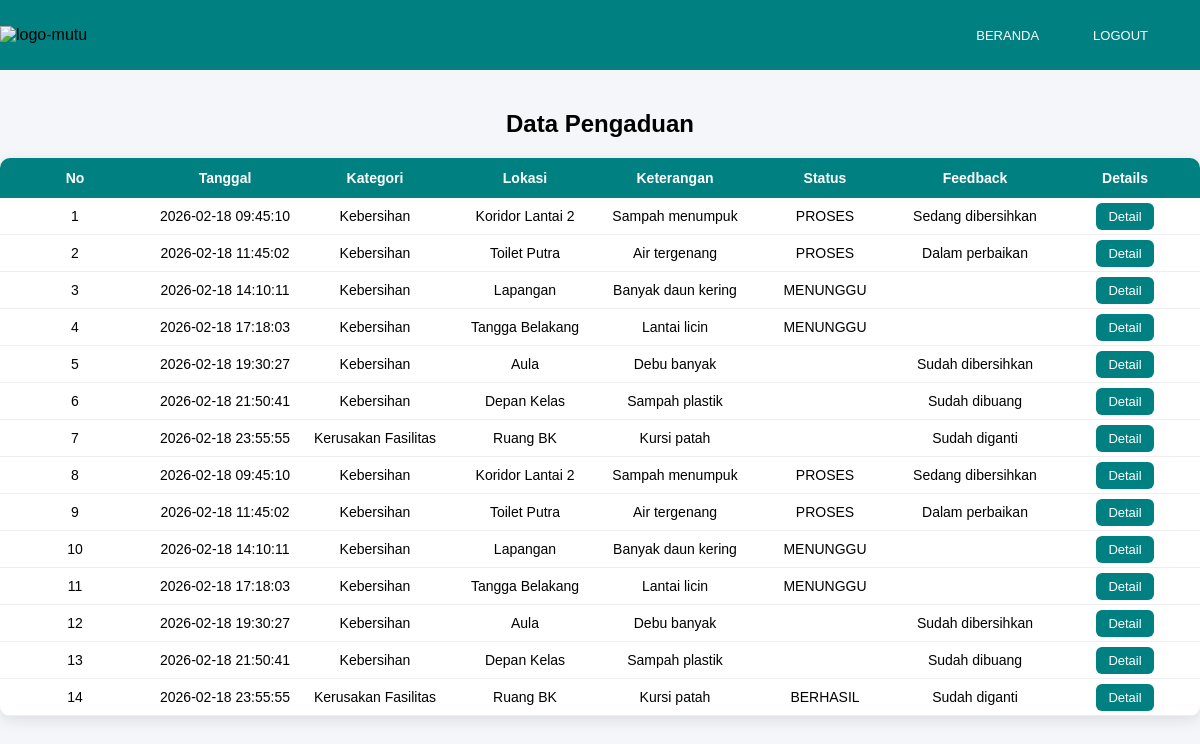
The page /users/data-pengaduan.php (signed in) on the database its author committed.
### tables this page shows
CREATE TABLE `laporan` (
  `id` int(11) NOT NULL,
  `id_user` int(11) NOT NULL,
  `kategori` varchar(50) NOT NULL,
  `lokasi` varchar(100) NOT NULL,
  `keterangan` text NOT NULL,
  `status` enum('PROSES','MENUNGGU','BERHASIL','') NOT NULL DEFAULT 'MENUNGGU',
  `feedback` text NOT NULL,
  `tanggal` datetime DEFAULT current_timestamp()
);

### users/data-pengaduan.php (the view, shortened to what this page needs)
<?php
include "../koneksi.php";
$id_user = $_SESSION['id'];
$query = mysqli_query(
    $koneksi,
    "SELECT * FROM laporan WHERE id_user='$id_user' ORDER BY id ASC"
);
?>
<!DOCTYPE html>
<html>
<head>
</head>
<body>
    <div class="header">
        <div class="logo"><img
                src="https://www.smkmutucikampek.sch.id/wp-content/uploads/2021/06/cropped-SMK-MUTU-500-x-160-px.png"
                alt="logo-mutu"></div>
        <div class="nav-menu">
            <ul>
                <a href="index.php">
                    <li>BERANDA</li>
                </a>
                <a href="../logout.php">
                    <li>LOGOUT</li>
                </a>
            </ul>
        </div>
    </div>
    <div class="container">
        <h2>Data Pengaduan</h2>
        <table>
            <tr>
                <th>No</th>
                <th>Tanggal</th>
                <th>Kategori</th>
                <th>Lokasi</th>
                <th>Keterangan</th>
                <th>Status</th>
                <th>Feedback</th>
                <th>Details</th>
            </tr>
            <?php $no = 1; ?>
            <?php while ($data = mysqli_fetch_assoc($query)) { ?>
                <tr>
                    <td>
                        <?= $no++; ?>
                    </td>
                    <td>
                        <?= $data['tanggal']; ?>
                    </td>
                    <td>
                        <?= $data['kategori']; ?>
                    </td>
                    <td>
                        <?= $data['lokasi']; ?>
                    </td>
                    <td>
                        <?= $data['keterangan']; ?>
                    </td>
                    <td>
                        <?= $data['status']; ?>
                    </td>
                    <td>
                        <?= $data['feedback']; ?>
                    </td>
                    <td>
                        <a href="detail-pengaduan.php?id=<?= $data['id']; ?>">
                            Detail
                        </a>
                    </td>
                </tr>
            <?php } ?>
        </table>
    </div>
</body>
</html>

### users/data-pengaduan.php (style rules this page uses)
* { margin: 0; padding: 0; }
body { font-family: Arial, sans-serif; background-color: #f4f6f9; }
.header { width: 100%; height: 70px; background-color: #008080; font-family: "Poppins", sans-serif; display: flex; align-items: center; }
.nav-menu { margin-left: auto; margin-right: 40px; }
.nav-menu ul { list-style: none; display: flex; gap: 30px; }
.nav-menu ul li { color: white; font-weight: 500; cursor: pointer; }
.logo img { height: 55px; width: auto; object-fit: contain; }
h2 { text-align: center; margin-bottom: 20px; }
table { width: 100%; border-collapse: collapse; background-color: white; border-radius: 10px; overflow: hidden; box-shadow: 0 4px 15px rgba(0, 0, 0, 0.1); }
th { background-color: #008080; color: white; padding: 12px; font-size: 14px; }
td { padding: 10px; text-align: center; font-size: 14px; border-bottom: 1px solid #eee; word-wrap: break-word; word-break: break-word; max-width: 200px; }
table { width: 100%; table-layout: fixed; }
a { text-decoration: none; background-color: #008080; color: white; padding: 6px 12px; border-radius: 6px; font-size: 13px; transition: 0.2s; }
.container { max-width: 1200px; margin: auto; margin-top: 40px; }

### rows shown on the page
laporan: tanggal "2026-02-18 09:45:10", kategori "Kebersihan", lokasi "Koridor Lantai 2", keterangan "Sampah menumpuk", status "PROSES", feedback "Sedang dibersihkan"
laporan: tanggal "2026-02-18 11:45:02", kategori "Kebersihan", lokasi "Toilet Putra", keterangan "Air tergenang", status "PROSES", feedback "Dalam perbaikan"
laporan: tanggal "2026-02-18 14:10:11", kategori "Kebersihan", lokasi "Lapangan", keterangan "Banyak daun kering", status "MENUNGGU"
laporan: tanggal "2026-02-18 17:18:03", kategori "Kebersihan", lokasi "Tangga Belakang", keterangan "Lantai licin", status "MENUNGGU"
laporan: tanggal "2026-02-18 19:30:27", kategori "Kebersihan", lokasi "Aula", keterangan "Debu banyak", feedback "Sudah dibersihkan"
laporan: tanggal "2026-02-18 21:50:41", kategori "Kebersihan", lokasi "Depan Kelas", keterangan "Sampah plastik", feedback "Sudah dibuang"
laporan: tanggal "2026-02-18 23:55:55", kategori "Kerusakan Fasilitas", lokasi "Ruang BK", keterangan "Kursi patah", feedback "Sudah diganti"
laporan: tanggal "2026-02-18 09:45:10", kategori "Kebersihan", lokasi "Koridor Lantai 2", keterangan "Sampah menumpuk", status "PROSES", feedback "Sedang dibersihkan"
laporan: tanggal "2026-02-18 11:45:02", kategori "Kebersihan", lokasi "Toilet Putra", keterangan "Air tergenang", status "PROSES", feedback "Dalam perbaikan"
laporan: tanggal "2026-02-18 14:10:11", kategori "Kebersihan", lokasi "Lapangan", keterangan "Banyak daun kering", status "MENUNGGU"
laporan: tanggal "2026-02-18 17:18:03", kategori "Kebersihan", lokasi "Tangga Belakang", keterangan "Lantai licin", status "MENUNGGU"
laporan: tanggal "2026-02-18 19:30:27", kategori "Kebersihan", lokasi "Aula", keterangan "Debu banyak", feedback "Sudah dibersihkan"
laporan: tanggal "2026-02-18 21:50:41", kategori "Kebersihan", lokasi "Depan Kelas", keterangan "Sampah plastik", feedback "Sudah dibuang"
laporan: tanggal "2026-02-18 23:55:55", kategori "Kerusakan Fasilitas", lokasi "Ruang BK", keterangan "Kursi patah", status "BERHASIL", feedback "Sudah diganti"
